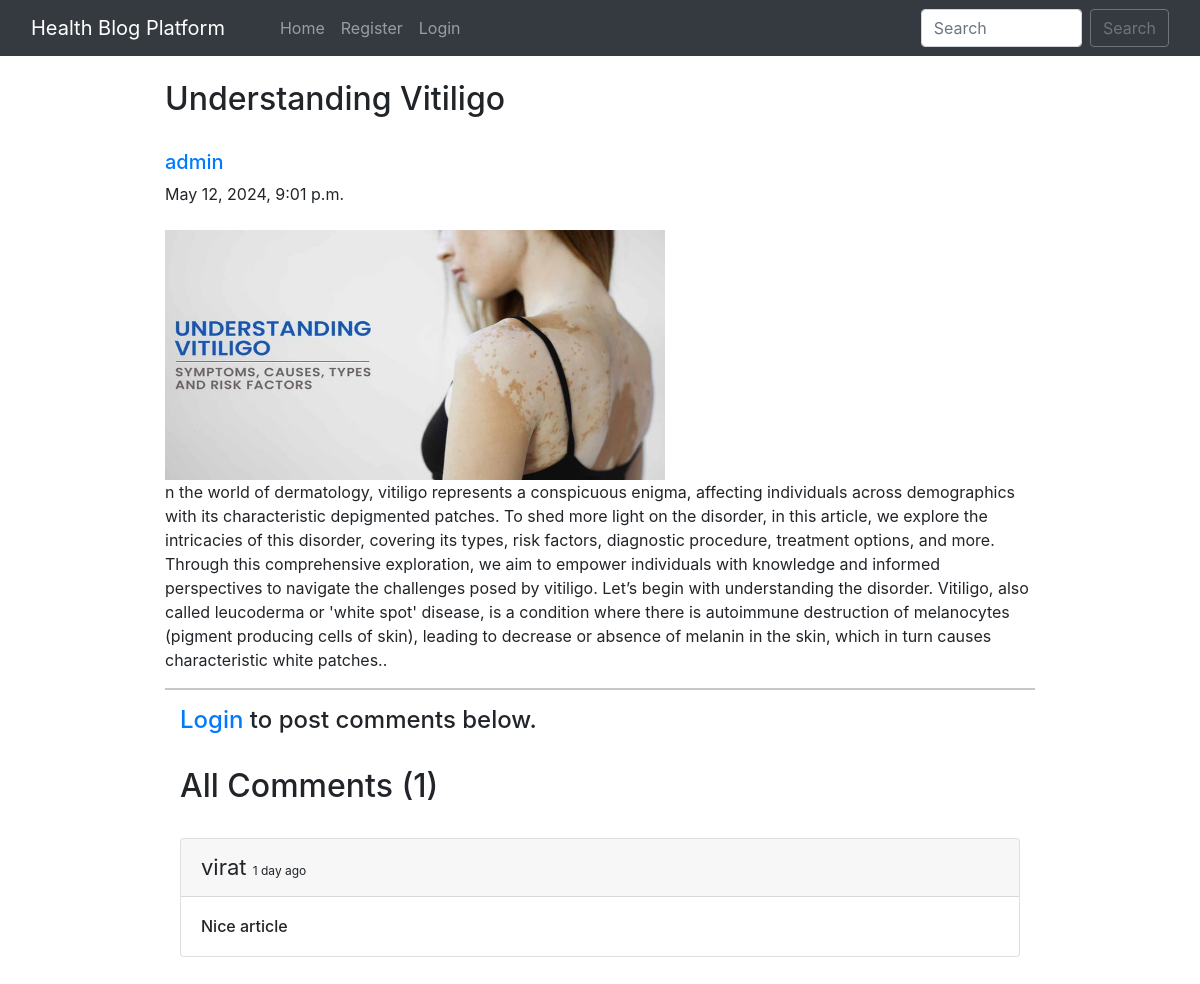
Page /blog/Vitiligo/ on the committed database.
### home/models.py (models this page shows, shortened)
class BlogPost(models.Model):
    title=models.CharField(max_length=255)
    author= models.ForeignKey(User, on_delete=models.CASCADE)
    slug=models.CharField(max_length=130)
    content=models.TextField()
    image = models.ImageField(upload_to="profile_pics", blank=True, null=True)
    dateTime=models.DateTimeField(auto_now_add=True)

class Comment(models.Model):
    user = models.ForeignKey(User, on_delete=models.CASCADE)
    content = models.TextField()
    blog = models.ForeignKey(BlogPost, on_delete=models.CASCADE)
    parent_comment = models.ForeignKey('self', on_delete=models.CASCADE, null=True, blank=True)
    dateTime=models.DateTimeField(default=now)

### home/views.py (the view)
# urls.py: path("blog/<str:slug>/", views.blogs_comments, name="blogs_comments"),
def blogs_comments(request, slug):
    post = BlogPost.objects.filter(slug=slug).first()
    comments = Comment.objects.filter(blog=post)
    if request.method=="POST":
        user = request.user
        content = request.POST.get('content','')
        blog_id =request.POST.get('blog_id','')
        comment = Comment(user = user, content = content, blog=post)
        comment.save()
    return render(request, "blog_comments.html", {'post':post, 'comments':comments})

### home/templates/blog_comments.html (shortened to what this page needs)
{% extends 'base.html' %} {% block title %} Blogs {% endblock %}  {% block body %} {% load humanize %}
<div class="container w-75 my-4">
  <h2 class="blog-post-title">{{post.title}}</h2>
  <br />
  <div class="media">
    <div class="media-body">
      <h5 class="mt-0">
        <a href="/user_profile/{{post.author.id}}/"
          >{{post.author}}
        </a>
      </h5>
      {{post.dateTime}}
    </div>
  </div>
  <br />
  <img src="/media/{{post.image}}" alt="" height="250px" width="500px" />
  <br />
  <p>{{post.content}}.</p>
  <hr />
  {% if user.is_authenticated %}
  <div class="container">
    <h2>Add Comments Here</h2>
    <form action="/blog/{{post.slug}}/" method="POST">
      {% csrf_token %}
      <div class="form-floating">
        <textarea
          class="form-control"
          placeholder="Leave a comment here"
          id="floatingTextarea2"
          style="height: 100px"
          id="content"
          name="content"
        ></textarea>
        <label for="floatingTextarea2">Leave a comment here.</label>
        <br />
        <button type="submit" class="btn btn-primary">Comment</button>
      </div>
    </form>
    {% else %}
    <div class="container">
      <h4><a href="/login/">Login</a> to post comments below.</h4>
      {% endif %}
      <br />
      <h2>All Comments ({{comments.count}})</h2>
      <br />
      {% for comment in comments %}
      <div class="card">
        <div class="card-header">
          <span style="font-size: 22px">{{comment.user}} </span>
          <span style="font-size: 12px"
            >{{comment.dateTime | naturaltime}}</span
          >
        </div>
        <div class="card-body">
          <h6 class="card-text">{{comment.content}}</h6>
        </div>
      </div>
      <br />
      {% endfor %}
    </div>
  </div>
  {% endblock %}

### rows in the picture
BlogPost: title "Understanding Vitiligo", author "admin", dateTime "May 12, 2024, 9:01 p.m.", image (picture), content "n the world of dermatology, vitiligo represents a conspicuous enigma, affecting individuals across demographics with its characteristic depigmented patches. To shed more light on the disorder, in this article, we explore the intricacies of this disorder, covering its types, risk factors, diagnostic procedure, treatment options, and more. Through this comprehensive exploration, we aim to empower individuals with knowledge and informed perspectives to navigate the challenges posed by vitiligo. Let’s begin with understanding the disorder. Vitiligo, also called leucoderma or 'white spot' disease, is a condition where there is autoimmune destruction of melanocytes (pigment producing cells of…"
Comment: user "virat", dateTime "1 day ago", content "Nice article"

### other values in the picture
{{ comments.count }} "1"
